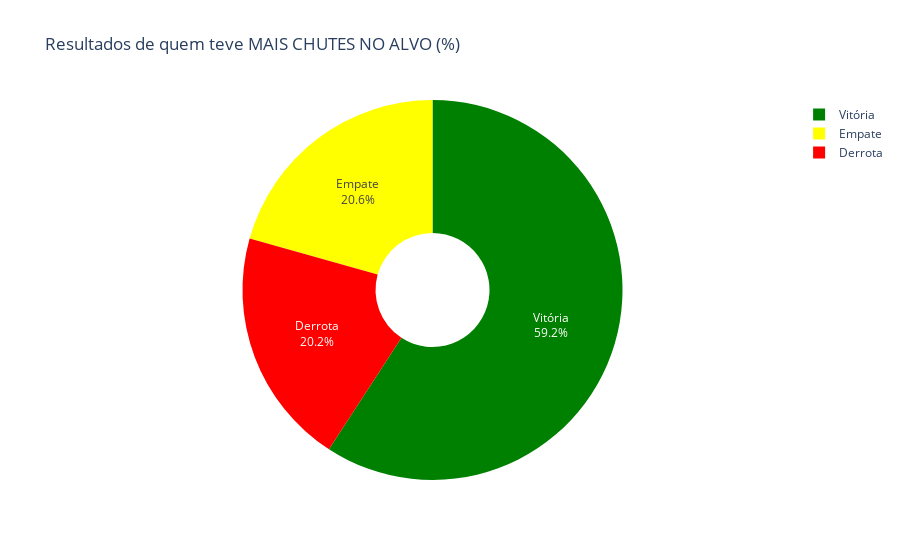

Notebook cell for this chart:
### Markdown cell above
### Qualidade é mais importante que quantidade? (Chutes no Alvo)

Será que acertar o alvo faz mais diferença do que simplesmente finalizar mais vezes?  
Aqui, analisamos todas as partidas para responder:

- **Comparamos o número de chutes no alvo de cada equipe em cada jogo.**
- **Identificamos quem acertou mais o gol (mandante, visitante ou empate).**
- **Calculamos o percentual de vitórias, empates e derrotas para o time que mais acertou o alvo.**

### Code cell
df_chutes_alvo = df_analise.copy()

# Identifica o time com mais chutes no alvo (None se for empate)
df_chutes_alvo['time_mais_chutes_alvo'] = np.select(
    [
        df_chutes_alvo['mandante_chutes_no_alvo'] > df_chutes_alvo['visitante_chutes_no_alvo'],
        df_chutes_alvo['visitante_chutes_no_alvo'] > df_chutes_alvo['mandante_chutes_no_alvo']
    ],
    [
        df_chutes_alvo['mandante'],
        df_chutes_alvo['visitante']
    ],
    default=None
)

# Filtra jogos com contagem diferente
df_chutes_alvo_final = df_chutes_alvo.dropna(subset=['time_mais_chutes_alvo']).copy()
df_chutes_alvo_final['resultado_final'] = df_chutes_alvo_final.apply(lambda row: get_resultado_perspectiva(row, row['time_mais_chutes_alvo']), axis=1)

# Calcula o resumo
resumo_chutes_alvo = df_chutes_alvo_final['resultado_final'].value_counts(normalize=True).mul(100).reset_index()
resumo_chutes_alvo.columns = ['resultado', 'percentual']

print("--- Resultado para o time com MAIS CHUTES NO ALVO ---")
display(resumo_chutes_alvo.round(2))

fig = px.pie(resumo_chutes_alvo, names='resultado', values='percentual', title='Resultados de quem teve MAIS CHUTES NO ALVO (%)',
             color='resultado', color_discrete_map=COLOR_RESULTADO, hole=.3)
fig.update_traces(textposition='inside', textinfo='percent+label')
fig.show()

### Figure 1 — Plotly figure (JSON) as saved in the notebook; plotly's stock layout.template omitted (floating-point values rounded to 4 significant figures)
{"data": [{"customdata": [["Vitória"], ["Empate"], ["Derrota"]], "domain": {"x": [0, 1], "y": [0, 1]}, "hole": 0.3, "hovertemplate": "resultado=%{customdata[0]}<br>percentual=%{value}<extra></extra>", "labels": ["Vitória", "Empate", "Derrota"], "legendgroup": "", "marker": {"colors": ["green", "yellow", "red"]}, "name": "", "showlegend": true, "textinfo": "percent+label", "textposition": "inside", "type": "pie", "values": [59.17, 20.64, 20.19]}], "layout": {"legend": {"tracegroupgap": 0}, "title": {"text": "Resultados de quem teve MAIS CHUTES NO ALVO (%)"}}}
